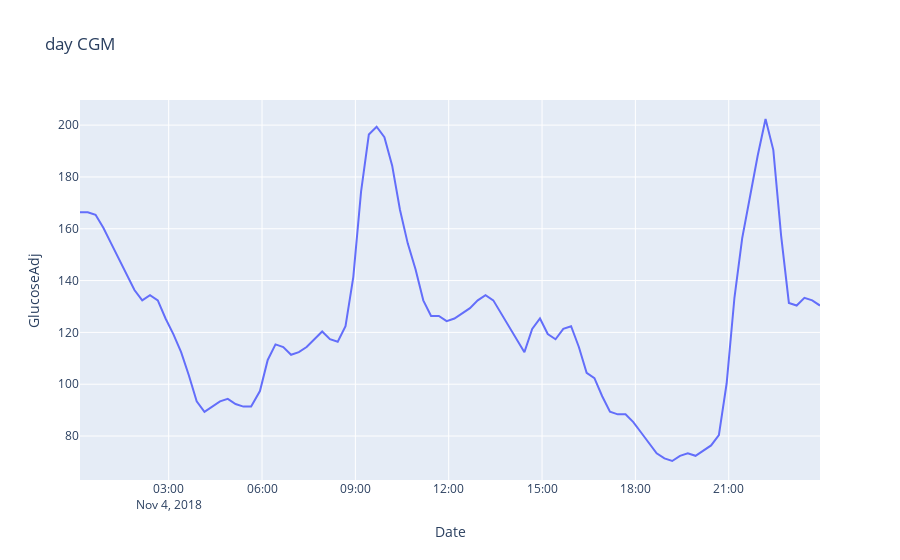

The notebook cell saved with this chart:
### Code cell
vis_cgm('429763', datetime.date(2018,11,4))
